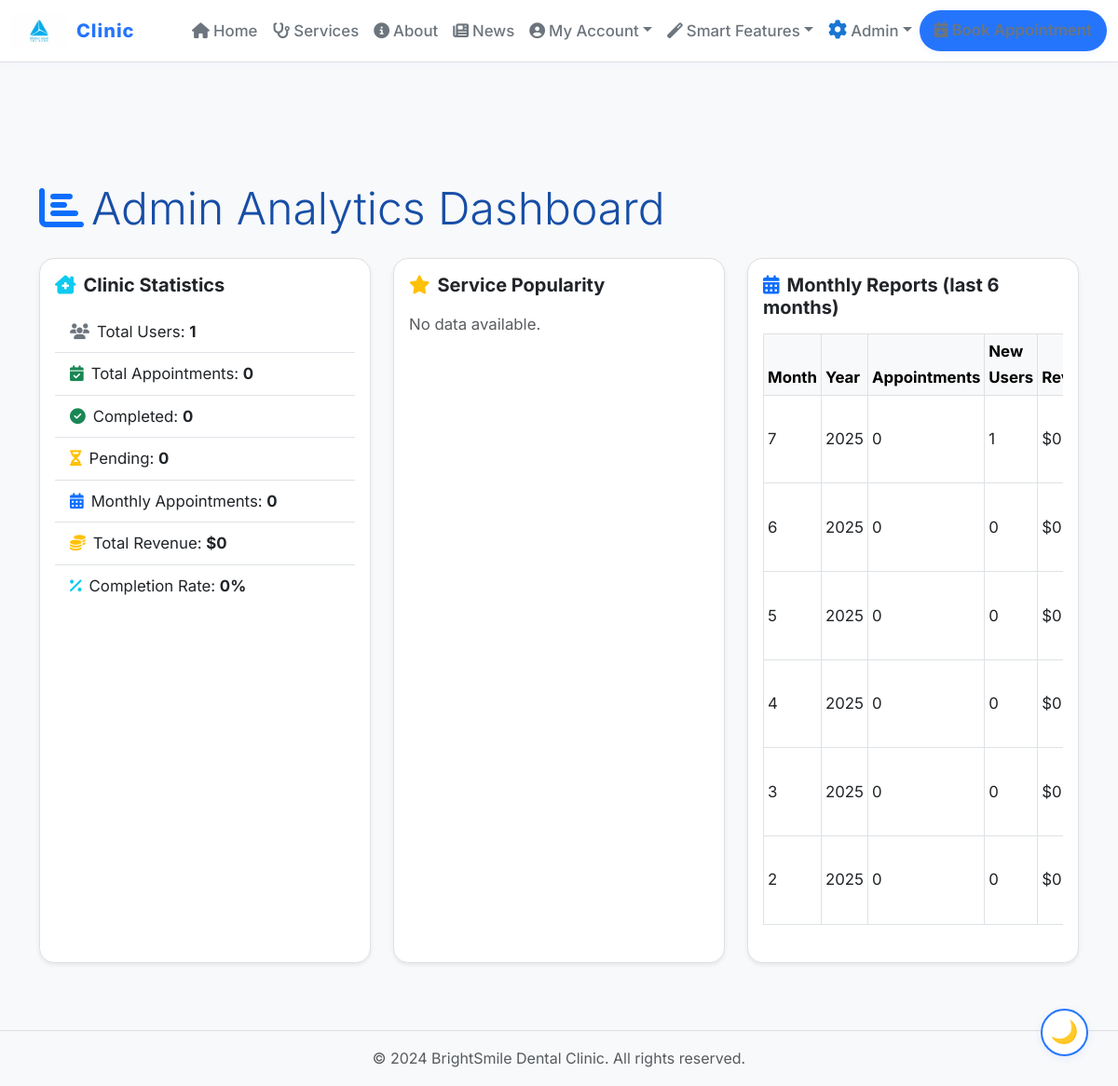
The app's page /admin/analytics-dashboard (signed in) with its own data.
### app/models.py (models this page shows, shortened)
class TimestampMixin:
    created_at = db.Column(db.DateTime, default=datetime.utcnow)
    updated_at = db.Column(db.DateTime, default=datetime.utcnow, onupdate=datetime.utcnow)

class SoftDeleteMixin:
    is_deleted = db.Column(db.Boolean, default=False)
    deleted_at = db.Column(db.DateTime, nullable=True)

class User(db.Model, UserMixin, TimestampMixin, SoftDeleteMixin):
    id = db.Column(db.Integer, primary_key=True)
    username = db.Column(db.String(80), unique=True, nullable=False, index=True)
    email = db.Column(db.String(120), unique=True, nullable=False, index=True)
    password_hash = db.Column(db.String(128), nullable=False)
    first_name = db.Column(db.String(50), nullable=False)
    last_name = db.Column(db.String(50), nullable=False)
    phone = db.Column(db.String(20), nullable=True)
    date_of_birth = db.Column(db.Date, nullable=True)
    address = db.Column(db.Text, nullable=True)
    emergency_contact = db.Column(db.String(100), nullable=True)
    emergency_phone = db.Column(db.String(20), nullable=True)
    medical_conditions = db.Column(db.Text, nullable=True)  # JSON string
    allergies = db.Column(db.Text, nullable=True)  # JSON string
    medications = db.Column(db.Text, nullable=True)  # JSON string
    insurance_provider = db.Column(db.String(100), nullable=True)
    insurance_number = db.Column(db.String(50), nullable=True)
    is_admin = db.Column(db.Boolean, default=False)
    is_active = db.Column(db.Boolean, default=True)
    email_verified = db.Column(db.Boolean, default=False)
    verification_token = db.Column(db.String(100), unique=True, nullable=True)
    reset_token = db.Column(db.String(100), unique=True, nullable=True)
    reset_token_expiry = db.Column(db.DateTime, nullable=True)
    last_login = db.Column(db.DateTime, nullable=True)
    failed_login_attempts = db.Column(db.Integer, default=0)
    account_locked_until = db.Column(db.DateTime, nullable=True)
    profile_picture = db.Column(db.String(255), nullable=True)
    preferred_language = db.Column(db.String(10), default='en')
    timezone = db.Column(db.String(50), default='UTC')
    gender = db.Column(db.String(10))
    appointments = db.relationship('Appointment', backref='user', lazy=True)
    medical_records = db.relationship('MedicalRecord', backref='user', lazy=True)
    dental_history = db.relationship('DentalHistory', backref='user', lazy=True)
    notifications = db.relationship('Notification', backref='user', lazy=True)
    audit_logs = db.relationship('AuditLog', backref='user', lazy=True)
    __table_args__ = (
        Index('idx_user_email_username', 'email', 'username'),
        Index('idx_user_active', 'is_active', 'is_deleted'),
        Index('idx_user_is_admin', 'is_admin'),
    )

### app/routes.py (the view)
@bp.route('/admin/analytics-dashboard')
@login_required
def admin_analytics_dashboard():
    if not current_user.is_admin:
        flash('Admin access required!', 'error')
        return redirect(url_for('main.home'))
    clinic_stats = analytics.get_clinic_statistics()
    service_popularity = analytics.get_service_popularity()
    monthly_reports = []
    for i in range(6):
        report_date = date.today() - timedelta(days=30*i)
        monthly_report = data_exporter.generate_monthly_report(
            report_date.month, report_date.year
        )
        monthly_reports.append(monthly_report)
    return render_template('admin_analytics.html',
                         clinic_stats=clinic_stats,
                         service_popularity=service_popularity,
                         monthly_reports=monthly_reports)

### app/utils.py (called while the page is built, shortened)
    @staticmethod
    def get_service_popularity() -> List[Dict]:
        services = Service.query.all()
        service_stats = []
        return sorted(service_stats, key=lambda x: x['appointment_count'], reverse=True)

### templates/admin_analytics.html (shortened to what this page needs)
{% extends "base.html" %}
{% block head %}
    <link rel="stylesheet" href="{{ url_for('static', filename='admin.css') }}">
{% endblock %}
{% block content %}
<div class="container admin-analytics py-5">
  <h1 class="display-5 mb-4 admin-analytics-title"><i class="fas fa-chart-bar me-2 text-primary"></i>Admin Analytics Dashboard</h1>
  <div class="row g-4 mb-4">
    <div class="col-md-6 col-lg-4">
      <div class="card shadow-sm h-100 admin-analytics-card">
        <div class="card-body">
          <h5 class="card-title mb-3"><i class="fas fa-clinic-medical text-info me-2"></i>Clinic Statistics</h5>
          {% if clinic_stats %}
            <ul class="list-group list-group-flush">
              <li class="list-group-item"><i class="fas fa-users text-secondary me-2"></i>Total Users: <strong>{{ clinic_stats.total_users }}</strong></li>
              <li class="list-group-item"><i class="fas fa-calendar-check text-success me-2"></i>Total Appointments: <strong>{{ clinic_stats.total_appointments }}</strong></li>
              <li class="list-group-item"><i class="fas fa-check-circle text-success me-2"></i>Completed: <strong>{{ clinic_stats.completed_appointments }}</strong></li>
              <li class="list-group-item"><i class="fas fa-hourglass-half text-warning me-2"></i>Pending: <strong>{{ clinic_stats.pending_appointments }}</strong></li>
              <li class="list-group-item"><i class="fas fa-calendar-alt text-primary me-2"></i>Monthly Appointments: <strong>{{ clinic_stats.monthly_appointments }}</strong></li>
              <li class="list-group-item"><i class="fas fa-coins text-warning me-2"></i>Total Revenue: <strong>${{ clinic_stats.total_revenue }}</strong></li>
              <li class="list-group-item"><i class="fas fa-percentage text-info me-2"></i>Completion Rate: <strong>{{ clinic_stats.completion_rate }}%</strong></li>
            </ul>
          {% else %}
            <p class="text-muted">No statistics available.</p>
          {% endif %}
        </div>
      </div>
    </div>
    <div class="col-md-6 col-lg-4">
      <div class="card shadow-sm h-100 admin-analytics-card">
        <div class="card-body">
          <h5 class="card-title mb-3"><i class="fas fa-star text-warning me-2"></i>Service Popularity</h5>
          {% if service_popularity %}
            <ul class="list-group list-group-flush">
              {% for service, count in service_popularity.items() %}
                <li class="list-group-item">{{ service }}: <span class="badge bg-primary">{{ count }}</span></li>
              {% endfor %}
            </ul>
          {% else %}
            <p class="text-muted">No data available.</p>
          {% endif %}
        </div>
      </div>
    </div>
    <div class="col-md-12 col-lg-4">
      <div class="card shadow-sm h-100 admin-analytics-card">
        <div class="card-body">
          <h5 class="card-title mb-3"><i class="fas fa-calendar-alt text-primary me-2"></i>Monthly Reports (last 6 months)</h5>
          {% if monthly_reports and monthly_reports|length > 0 %}
            <div class="table-responsive">
              <table class="table table-sm table-bordered align-middle mb-0 admin-analytics-table">
                <thead class="table-light">
                  <tr>
                    <th>Month</th>
                    <th>Year</th>
                    <th>Appointments</th>
                    <th>New Users</th>
                    <th>Revenue</th>
                  </tr>
                </thead>
                <tbody>
                  {% for report in monthly_reports %}
                  <tr>
                    <td>{{ report.month }}</td>
                    <td>{{ report.year }}</td>
                    <td>{{ report.total_appointments }}</td>
                    <td>{{ report.new_users }}</td>
                    <td>${{ report.total_revenue }}</td>
                  </tr>
                  {% endfor %}
                </tbody>
              </table>
            </div>
          {% else %}
            <p class="text-muted">No monthly reports available.</p>
          {% endif %}
        </div>
      </div>
    </div>
  </div>
</div>
{% endblock %}

### templates/base.html (shortened to what this page needs)
<!DOCTYPE html>
<html lang="en">
<head>
    <link href="https://cdn.jsdelivr.net/npm/bootstrap@5.3.0/dist/css/bootstrap.min.css" rel="stylesheet">
    <link rel="stylesheet" href="https://cdnjs.cloudflare.com/ajax/libs/font-awesome/6.5.0/css/all.min.css">
    <link rel="stylesheet" href="{{ url_for('static', filename='modern-style.css') }}">
    <link rel="stylesheet" href="{{ url_for('static', filename='style.css') }}">
    {% block head %}{% endblock %}
</head>
<body>
    <nav class="navbar navbar-expand-lg navbar-light bg-light mb-4">
        <div class="container-fluid">
            <a class="navbar-brand d-flex align-items-center" href="/">
                <img src="{{ url_for('static', filename='logo.webp') }}" alt="TBC Logo" style="height:40px; margin-right:10px;">
                <span>Clinic</span>
            </a>
            <div class="collapse navbar-collapse" id="navbarNav">
                <ul class="navbar-nav ms-auto">
                    <li class="nav-item"><a class="nav-link" href="{{ url_for('main.home')|default('') }}"><i class="fas fa-home me-1" aria-hidden="true"></i>Home</a></li>
                    <li class="nav-item"><a class="nav-link" href="{{ url_for('main.services')|default('') }}"><i class="fas fa-stethoscope me-1" aria-hidden="true"></i>Services</a></li>
                    <li class="nav-item"><a class="nav-link" href="{{ url_for('main.about')|default('') }}"><i class="fas fa-info-circle me-1" aria-hidden="true"></i>About</a></li>
                    <li class="nav-item"><a class="nav-link" href="{{ url_for('main.news')|default('') }}"><i class="fas fa-newspaper me-1" aria-hidden="true"></i>News</a></li>
                </ul>
                <ul class="navbar-nav">
                    {% if current_user.is_authenticated %}
                        <li class="nav-item dropdown">
                            <a class="nav-link dropdown-toggle" href="#" role="button" data-bs-toggle="dropdown" aria-expanded="false"><i class="fas fa-user-circle me-1" aria-hidden="true"></i>My Account</a>
                        </li>
                        <li class="nav-item dropdown">
                            <a class="nav-link dropdown-toggle" href="#" role="button" data-bs-toggle="dropdown" aria-expanded="false"><i class="fas fa-magic me-1" aria-hidden="true"></i>Smart Features</a>
                        </li>
                        {% if current_user.is_admin %}
                        <li class="nav-item dropdown">
                            <a class="nav-link dropdown-toggle" href="#" role="button" data-bs-toggle="dropdown" aria-expanded="false"><i class="fas fa-cog me-1" aria-hidden="true"></i>Admin</a>
                        </li>
                        {% endif %}
                        <li class="nav-item">
                            <a class="nav-link btn btn-primary text-white px-3" href="{{ url_for('main.smart_appointment_scheduler')|default('') }}"><i class="fas fa-calendar-plus me-1" aria-hidden="true"></i>Book Appointment</a>
                        </li>
                    {% endif %}
                </ul>
            </div>
        </div>
    </nav>
    <main id="main-content" role="main" tabindex="-1" style="margin-top: 80px;">
        {% block content %}{% endblock %}
    </main>
    <footer class="footer mt-auto py-3 bg-light" role="contentinfo">
        <div class="container text-center">
            <span class="text-muted">&copy; {{ current_year|default(2024) }} BrightSmile Dental Clinic. All rights reserved.</span>
            <br>
        </div>
    </footer>
    <button class="dark-mode-toggle" id="darkModeToggle" aria-label="Toggle dark mode">🌙</button>
</body>
</html>

### app/static/modern-style.css (style rules this page uses)
:root { --primary: #2575fc; --primary-dark: #174ea6; --secondary: #38a3f1; --background: #f8f9fa; --surface: #fff; --text: #222; --muted: #6c757d; --border: #e0e0e0; --success: #28a745; --danger: #dc3545; --warning: #ffc107; --info: #17a2b8; --shadow: 0 4px 24px rgba(37,117,252,0.13); --radius: 1rem; --transition: 0.2s cubic-bezier(.4,0,.2,1); --font-main: 'Inter', 'Roboto', Arial, sans-serif; }
body { background: linear-gradient(135deg, #f8f9fa 0%, #e3f0ff 100%); min-height: 100vh; transition: background 0.7s; }
h1, h2, h3, h4, h5, h6 { font-family: var(--font-main); font-weight: 700; color: var(--primary-dark); }
.card, .dashboard-card, .metric-card { background: var(--surface); border-radius: var(--radius); box-shadow: var(--shadow); border: 1px solid var(--border); margin-bottom: 1.5rem; transition: box-shadow var(--transition), border-color var(--transition); }
.btn, .btn-main { background: var(--primary); color: #fff; border-radius: 2rem; padding: 0.6rem 1.5rem; font-weight: 600; border: none; box-shadow: 0 2px 8px rgba(37,117,252,0.08); transition: background var(--transition), box-shadow var(--transition), color var(--transition); }
.navbar, .navbar-light, .navbar-expand-lg { background: var(--surface) !important; border-bottom: 1px solid var(--border); box-shadow: 0 2px 8px rgba(37,117,252,0.04); }
.navbar-brand { font-weight: 800; color: var(--primary) !important; letter-spacing: 1px; }
.nav-link { color: var(--muted) !important; font-weight: 500; border-radius: 1.5rem; transition: background var(--transition), color var(--transition); }
footer { background: var(--surface); border-top: 1px solid var(--border); color: var(--muted); padding: 2rem 0 1rem 0; text-align: center; font-size: 1rem; }
.btn, .card, .dashboard-card, .metric-card, .form-control, .form-select { transition: all var(--transition); }
.card, .dashboard-card, .metric-card, .section-gradient { animation: fadeInUp 0.7s cubic-bezier(.4,0,.2,1); }
.btn, .btn-main { position: relative; overflow: hidden; }
.btn::after, .btn-main::after { content: ''; position: absolute; left: 50%; top: 50%; width: 0; height: 0; background: rgba(255,255,255,0.2); border-radius: 100%; transform: translate(-50%, -50%); transition: width 0.4s, height 0.4s; z-index: 0; }
.btn, .btn-main { z-index: 1; }
.dark-mode-toggle { position: fixed; bottom: 2rem; right: 2rem; background: var(--surface, #fff); color: var(--primary, #2575fc); border: 2px solid var(--primary, #2575fc); border-radius: 50%; width: 3.2rem; height: 3.2rem; display: flex; align-items: center; justify-content: center; font-size: 1.5rem; box-shadow: 0 2px 8px rgba(37,117,252,0.10); cursor: pointer; z-index: 9999; transition: background 0.2s, color 0.2s; }
img, .img-fluid { max-width: 100%; height: auto; display: block; }

### app/static/style.css (style rules this page uses)
body { background: var(--background, #f8f9fa); color: var(--text, #222); font-family: var(--font-main, 'Inter', 'Roboto', Arial, sans-serif); font-size: 1.05rem; line-height: 1.7; }
h1, h2, h3, h4, h5, h6 { font-family: var(--font-main, 'Inter', 'Roboto', Arial, sans-serif); font-weight: 700; color: var(--primary-dark, #174ea6); }
a { color: var(--primary, #2575fc); text-decoration: none; transition: color 0.2s; }
.btn, .btn-main { background: var(--primary, #2575fc); color: #fff; border-radius: 2rem; padding: 0.6rem 1.5rem; font-weight: 600; border: none; box-shadow: 0 2px 8px rgba(37,117,252,0.08); transition: background 0.2s, box-shadow 0.2s, color 0.2s; }
.card, .dashboard-card, .metric-card { background: var(--surface, #fff); border-radius: 1rem; box-shadow: 0 4px 24px rgba(37,117,252,0.13); border: 1px solid var(--border, #e0e0e0); margin-bottom: 1.5rem; transition: box-shadow 0.2s, border-color 0.2s; }
footer { background: var(--surface, #fff); border-top: 1px solid var(--border, #e0e0e0); color: var(--muted, #6c757d); padding: 2rem 0 1rem 0; text-align: center; font-size: 1rem; }

### app/static/admin.css (style rules this page uses)
.navbar .fa-cog { color: #1976d2; font-size: 1.2em; }

### records on screen
User: month "7", year "2025", total_appointments "0", new_users "1", total_revenue "0", month "6", new_users "0", month "5", month "4", month "3", month "2"

### other values on screen
{{ clinic_stats.total_users }} "1"
{{ clinic_stats.total_appointments }} "0"
{{ clinic_stats.completed_appointments }} "0"
{{ clinic_stats.pending_appointments }} "0"
{{ clinic_stats.monthly_appointments }} "0"
{{ clinic_stats.total_revenue }} "0"
{{ clinic_stats.completion_rate }} "0"
{{ current_year|default(2024) }} "2024"
